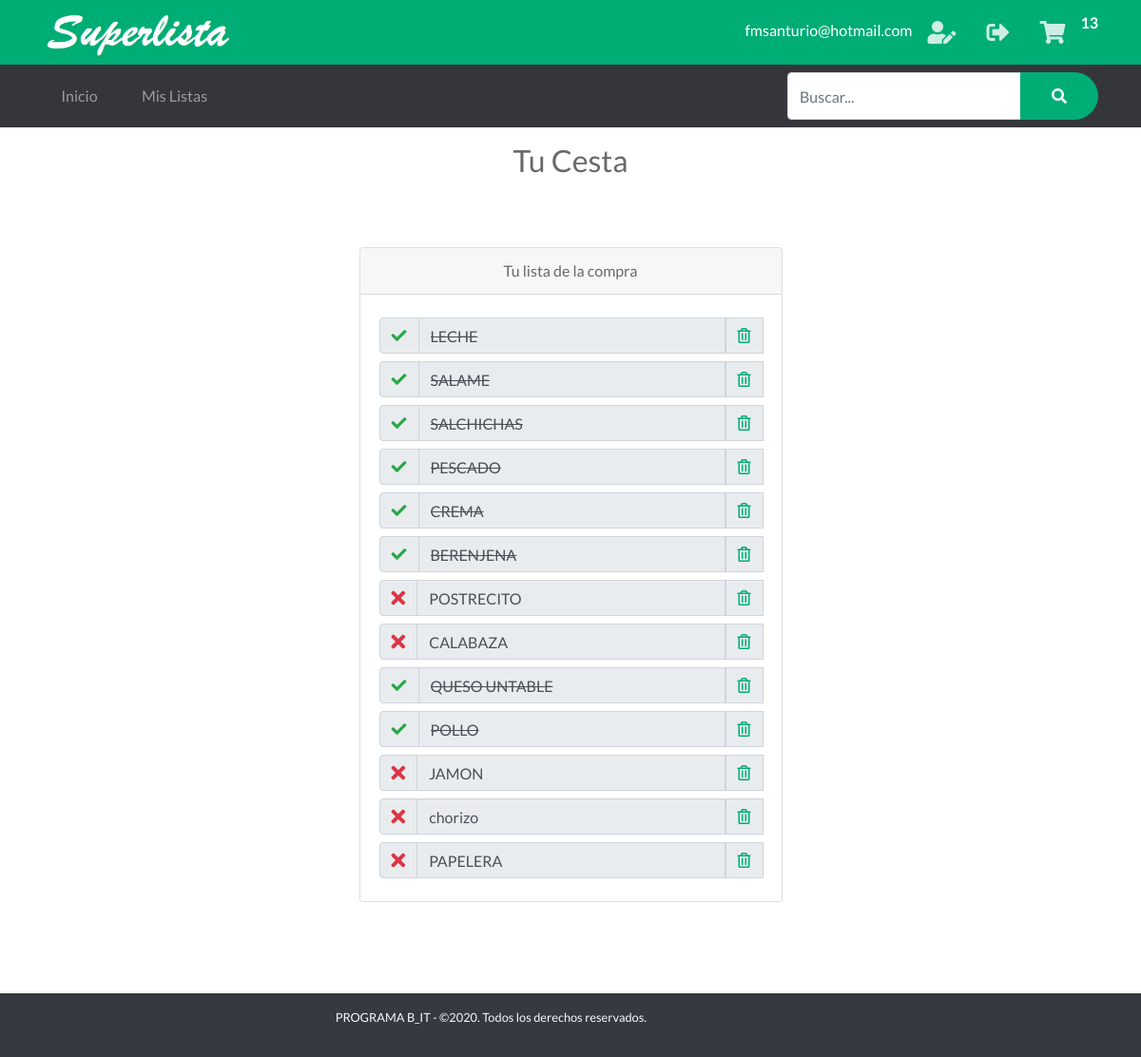
/cart (signed in), run on an earlier commit of the app's database.
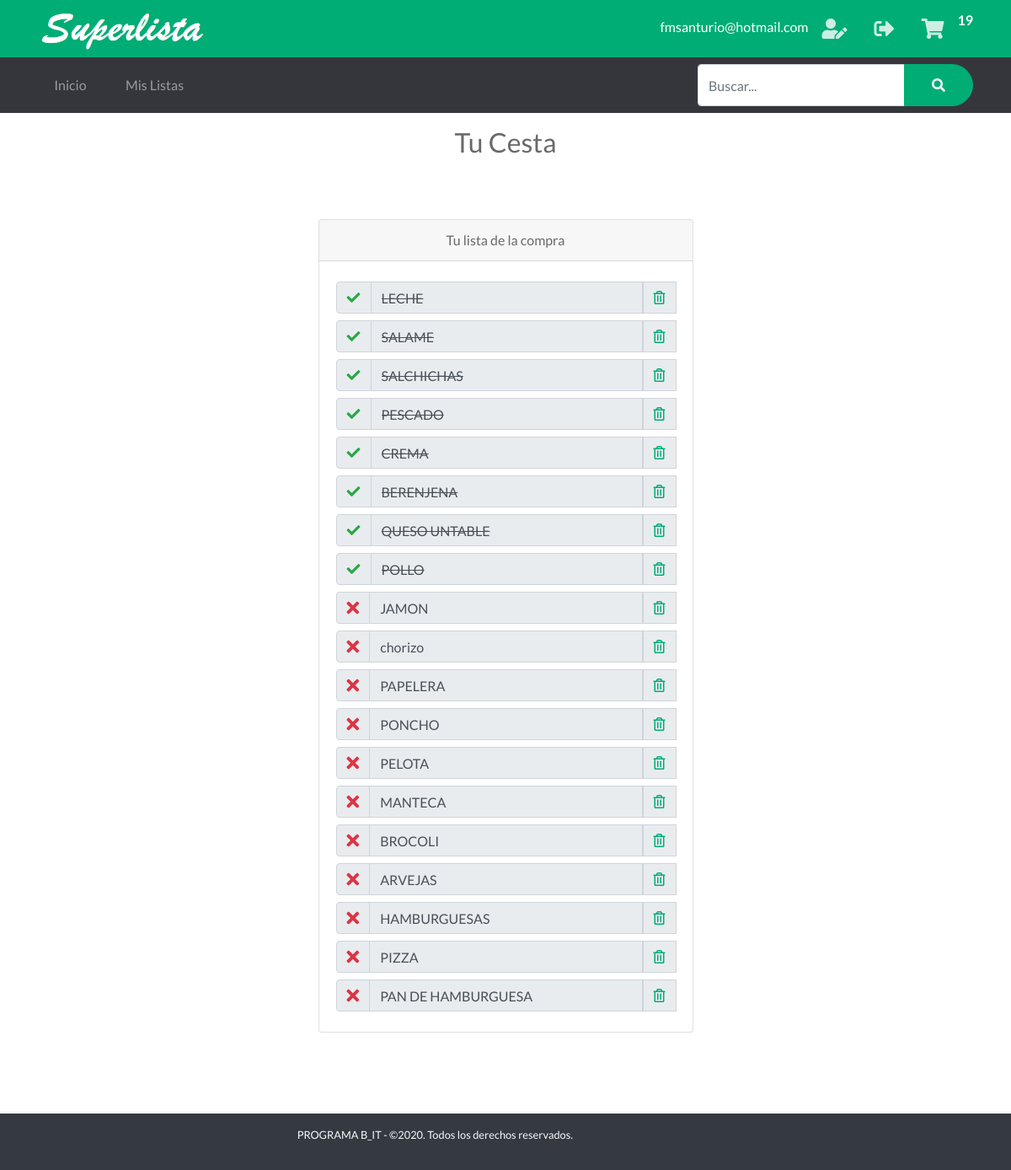
And on a later commit of the database.
### tables this page shows
CREATE TABLE "Cesta" (
	"Id"	INTEGER NOT NULL PRIMARY KEY AUTOINCREMENT UNIQUE,
	"Id_Usuario"	INTEGER NOT NULL,
	"Item"	INTEGER NOT NULL,
	"Tachar"	INTEGER
);

### app.py (the view)
@app.route('/cart')  # Ruta Mi Cesta
def cart():
    cantCarrito()
    if 'nombre' in session:
        items = getAllCesta()
        g.db.close()
        return render_template('carrito.html', items=items)
    else:
        items = getAllCesta()
        g.db.close()
        return render_template('carrito_home.html', items=items)

### app.py (called while the page is built)
def get_db():
    db = getattr(g, '_database', None)
    if db is None:
        db = g._database = sqlite3.connect('database1.db')
    return db

@app.teardown_appcontext
def close_connection(exception):
    db = getattr(g, '_database', None)
    if db is not None:
        db.close()

def conectar_db():
    return sqlite3.connect('database1.db')

def getAllCesta():
    if 'nombre' in session:
        id = session['id']
    else:
        id = -1
    g.db = conectar_db()
    consulta = 'SELECT * FROM Cesta WHERE (Id_usuario = ?)'
    cur = g.db.execute(consulta, [id])
    items = [dict(Id=row[0], Id_Usuario=row[1], Item_nombre=row[2], Tachar=row[3])
             for row in cur.fetchall()]
    g.db.close()
    return items

def cantCarrito():
    if 'nombre' in session:
        id_usuario = session['id']
    else:
        id_usuario = -1
    db = get_db()
    while not(db):
        db = get_db()
    cur = db.cursor()
    find_prod = (
        "SELECT COUNT(Id) FROM Cesta WHERE Id_Usuario = ?")
    cur.execute(find_prod, [(id_usuario)])
    resultado = cur.fetchone()
    session['carrito'] = resultado[0]
    print(resultado)
    print(session['carrito'])
    return session['carrito']

### templates/carrito.html
{% extends "layout_logged_in.html" %}
{% block content %}
<section>
    <div class="text h2 text-center py-3">
        <span>Tu Cesta</span>
    </div>
    <div class="container">
        <div class="row justify-content-center">
            <div class="col-5 py-5 text-center">
                <div class="card">
                    <div class="card-header">
                        <span>Tu lista de la compra</span>
                    </div>
                    <div class="card-body ">
                        {%for item in items %}
                                <div class="input-group py-1">
                                    <div class="input-group-prepend">
                                        <div class="input-group-text">
                                            <a href="/adquirido/{{item.Id}}"><i class="{% if item.Tachar %} text-success fas fa-check {% else %} fa-lg text-danger fas fa-times  {% endif %} "></i></a>
                                        </div>
                                    </div>
                                    <input type="text" readonly="true" color="blue" class="form-control {% if item.Tachar %} tachar {% endif %}" value="{{item.Item_nombre}}">
                                    <div class="input-group-prepend">
                                        <div class="input-group-text">
                                            <a href="/DeleteArtCesta/{{item.Id}}"><i class="far fa-trash-alt text-primary"></i></a>
                                        </div>
                                    </div>
                                </div>
                        {%endfor%}
                    </div>
                </div>
            </div>
        </div>
    </div>
</section>
{% endblock %}

### templates/layout_logged_in.html (shortened to what this page needs)
<!doctype html>
<html lang="en">
<head>
    <link rel="stylesheet" href="{{ url_for('static', filename='css/bootstrap.min.css') }}">
    <link rel="stylesheet" href="{{ url_for('static', filename='css/bootnavbar.css') }}">
    <link rel="stylesheet" href="{{ url_for('static', filename='css/all.css') }}">
    <link rel="stylesheet" href="{{ url_for('static', filename='css/swiper.min.css') }}">
    <link rel="stylesheet" href="{{ url_for('static', filename='css/animate.min.css') }}">
    <link rel="stylesheet" href="{{ url_for('static', filename='css/venobox.css') }}">
    <link rel="stylesheet" href="{{ url_for('static', filename='css/jarallax.css') }}">
    <link rel="stylesheet" href="{{ url_for('static', filename='js/pickadate.js/themes/default.css') }}">
    <link rel="stylesheet"  href="{{ url_for('static', filename='js/pickadate.js/themes/default.date.css') }}">
     <link rel="stylesheet" href="{{ url_for('static', filename='js/pickadate.js/themes/default.time.css') }}">
    <link rel="stylesheet" href="{{ url_for('static', filename='css/estilos.css') }}">
    <link rel="stylesheet" href="{{url_for('static', filename='css/main.css')}}">
</head>
<body>
    <section id="barra-contacto" class="bg-primary text-white py-3 py-lg-1 text-center">
        <div class="container">
            <div class="row justify-content-sm-between align-items-sm-center">
                <div class="col-auto align-content-sm-center">
                    <a  href="javascript:history.back(-1);" class="logo">
                        <img src="{{ url_for('static', filename='images/texto.png') }}" alt="Logo del sitio" width="200"
                            class="img-fluid">
                    </a>
                </div>
                <div class="col-12 col-sm-auto">
                    <ul class="redes-sociales list-unstyled d-inline-flex mb-0">
                        <li class="py-2">{{ session['correo'] }}</li>
                        <li><a href="/perfil"><i class="fas fa-user-edit"></i></i></a></li>
                        <li><a href="/logout"><i class="fas fa-sign-out-alt"></i></i></a></li>
                        <div>
                            <li><a href="/cart"><i class="fas fa-shopping-cart"></i></a></li>
                        </div>
                        <span id="cantidad"> <strong>{{ session['carrito'] }}</strong></span>
                    </ul>
                </div>
            </div>
        </div>
    </section>
    <nav id="menu-navegacion" class="navbar navbar-dark bg-secondary navbar-expand-md">
        <div class="container">
            <div class="collapse navbar-collapse" id="menu-principal">
                <ul class="navbar-nav mt-3 mt-md-0">
                    <li class="nav-item mb-1 mb-md-0 mr-md-2"><a href="{{ url_for('home' )}}" class="nav-link">Inicio</a></li>
                    <li class="nav-item mb-1 mb-md-0 mr-md-2"><a href="{{ url_for('MisListas')}}" class="nav-link">Mis Listas</a></li>
                </ul>
            </div>
            <form action="" class=" bg-secondary ">
                <div class="form-group mb-0">
                    <div class="input-group">
                        <input type="text" size="25" style="height:50px" name="buscar" id="buscar" placeholder="Buscar..." class="form-control">
                        <div class="input-group-append">
                            <button type="submit" class="btn btn-primary"><i class="fas fa-search"></i></button>
                        </div>
                    </div>
                </div>
            </form>
        </div>
    </nav>
    {% block content %}
    {% endblock %}
    <br>
    <br>
    <footer id="pie-de-pagina" class="bg-dark  text-light text-truncate">
        <div class="container">
            <div class="row align-items-center py-2">
                <div class="col-12 col-md-6 py-2 col-xl-7 text-center text-md-right small">
                    <p>PROGRAMA B_IT - ©2020. Todos los derechos reservados.</p>
                </div>
            </div>
        </div>
    </footer>
</body>
</html>

### static/css/all.css (style rules this page uses)
.fa, .fas, .far, .fal, .fab { -moz-osx-font-smoothing: grayscale; -webkit-font-smoothing: antialiased; display: inline-block; font-style: normal; font-variant: normal; text-rendering: auto; line-height: 1; }
.fa-lg { font-size: 1.33333em; line-height: 0.75em; vertical-align: -.0667em; }
.fa-check:before { content: "\f00c"; }
.fa-search:before { content: "\f002"; }
.fa-shopping-cart:before { content: "\f07a"; }
.fa-sign-out-alt:before { content: "\f2f5"; }
.fa-times:before { content: "\f00d"; }
.fa-trash-alt:before { content: "\f2ed"; }
.fa-user-edit:before { content: "\f4ff"; }
.far { font-family: 'Font Awesome 5 Free'; font-weight: 400; }
.fa, .fas { font-family: 'Font Awesome 5 Free'; font-weight: 900; }

### static/css/estilos.css (style rules this page uses)
html { font-size: 13px; }
body { font-family: 'Lato', sans-serif; color: #696969; }
.btn { border-radius: 2rem; padding: .6rem 2rem; font-weight: bold; }
.bg-primary { background-color: #00ad75 !important; }
.text-primary { color: #00ad75 !important; }
.btn-primary { color: #fff; background-color: #00ad75; border-color: #00ad75; position: relative; overflow: hidden; z-index: 1; -webkit-transition: all .3s ease; transition: all .3s ease; }
.btn-primary:after { font-family: 'Font Awesome 5 Free'; font-weight: 900; position: relative; left: .6rem; top: .1rem; -webkit-transition: left .3s ease; transition: left .3s ease; }
.btn-primary:before { content: ""; z-index: -1; width: 0; height: 100%; background: #fff; position: absolute; left: 50%; top: 0; -webkit-transform: skew(45deg, 0); transform: skew(45deg, 0); -webkit-transition: all .4s ease; transition: all .4s ease; }
.bg-secondary { background-color: #35363c !important; }
.redes-sociales li a i { color: #fff; font-size: 1.5rem; padding: .6rem 1rem; opacity: .8; -webkit-transition: all .3s ease-in-out; transition: all .3s ease-in-out; }
.navbar-dark .navbar-nav .nav-link { padding: 1rem 1.5rem; display: -webkit-box; display: -ms-flexbox; display: flex; -webkit-box-pack: justify; -ms-flex-pack: justify; justify-content: space-between; border-radius: .5rem; -webkit-transition: all .3s ease; transition: all .3s ease; }
.navbar-dark .navbar-nav .nav-link:after { font-family: 'Font Awesome 5 Free'; content: "\f105"; font-weight: 900; -webkit-transition: all .3s ease; transition: all .3s ease; }
@media (min-width: 768px) { .navbar-dark .navbar-nav .nav-link { padding: .7rem 1.2rem; border-radius: 1.5rem; } }
@media (min-width: 768px) { .navbar-dark .navbar-nav .nav-link:after { content: ""; } }
@media (min-width: 990px) { html { font-size: 16px; } }

### static/css/main.css (style rules this page uses)
.tachar { text-decoration: line-through; }

What changed in the data, as far as the page shows it:
removed Cesta: Item_nombre "POSTRECITO"
removed Cesta: Tachar 0 (drawn), Item_nombre "CALABAZA"
added Cesta: Tachar 0 (drawn), Item_nombre "PONCHO"
added Cesta: Tachar 0 (drawn), Item_nombre "PELOTA"
added Cesta: Tachar 0 (drawn), Item_nombre "MANTECA"
added Cesta: Tachar 0 (drawn), Item_nombre "BROCOLI"
added Cesta: Tachar 0 (drawn), Item_nombre "ARVEJAS"
added Cesta: Tachar 0 (drawn), Item_nombre "HAMBURGUESAS"
added Cesta: Tachar 0 (drawn), Item_nombre "PIZZA"
added Cesta: Tachar 0 (drawn), Item_nombre "PAN DE HAMBURGUESA"
Also different on the page:
{{ session['carrito'] }}: "13" → "19"
